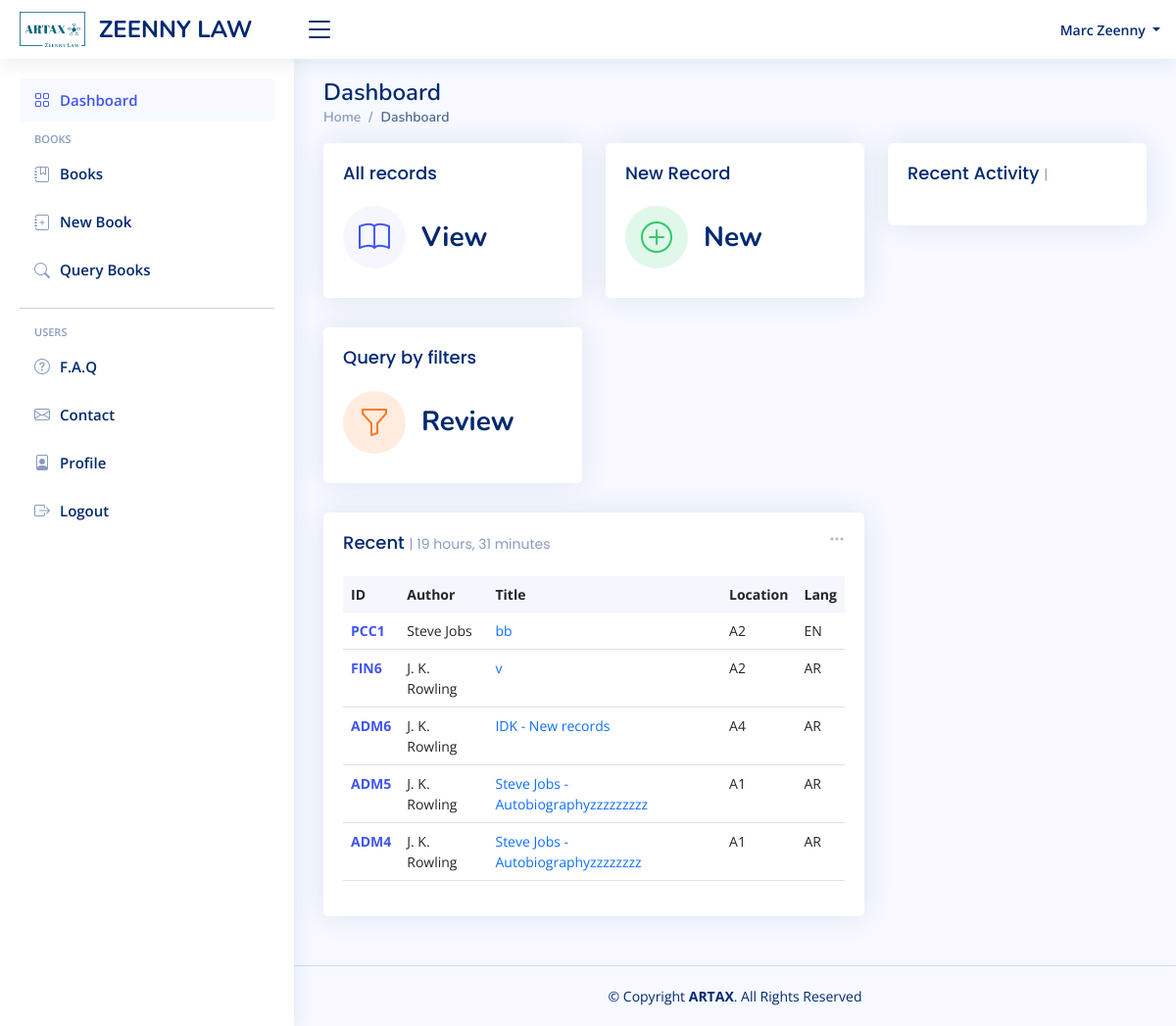
The page / (signed in) on the database its author committed.
### artax/models.py (models this page shows, shortened)
class User(AbstractUser):
    email = models.EmailField(blank=True, unique=True, validators=[EmailValidator(
        message="Please enter a valid email address.")])
    about = models.TextField()
    job = models.CharField(max_length=200)
    address = models.TextField()
    phone = PhoneNumberField(null=True, region="LB")
    date_of_registration = models.DateField(default=datetime.today)
    twitter_url = models.URLField(default="#")
    facebook_url = models.URLField(default="#")
    insta_url = models.URLField(default="#")
    linkedin_url = models.URLField(default="#")
    def get_full_name(self):
        return f"{self.first_name} {self.last_name}".strip()

class Book(models.Model, DirtyFieldsMixin):
    lib_id = models.CharField(max_length=50, default="ABC123")
    author = models.ForeignKey("Author", models.PROTECT, related_name="book")
    title = models.CharField(max_length=250)
    subject = models.TextField(null=True)
    type = models.ForeignKey("Type", models.PROTECT, related_name="book")
    section = models.CharField(max_length=250)
    location = models.ForeignKey("Location", models.PROTECT, related_name="book", null=True)
    publisher = models.CharField(max_length=250)
    publishing_date = models.CharField(max_length=250, null=True)
    purchase_date = models.DateField(null=True, blank=True)
    summary = models.FileField(upload_to=functools.partial(custom_cover_filename, object="summary"), blank=True, null=True)
    cover = models.ImageField(upload_to=functools.partial(custom_cover_filename, object="cover"), blank=True, null=True)
    isbn = models.CharField(max_length=14, blank=True, null=True)
    number_of_copies = models.IntegerField()
    language = models.ForeignKey("Language", models.SET_NULL, related_name="book", null=True)
    date_of_registration = models.DateField(default=datetime.today)
    registrator = models.ForeignKey(User, models.SET_NULL, null=True, related_name="book_registrator")
    last_editor = models.ForeignKey(User, models.SET_NULL, null=True, related_name="book_latest_editor")
    last_edit_time = models.DateTimeField()

class Author(models.Model):
    name = models.CharField(max_length=200)

class Location(models.Model):
    code = models.CharField(max_length=200)

class Language(models.Model):
    name = models.CharField(max_length=250)
    code = models.CharField(max_length=3)

### artax/views.py (the view, shortened to what this page needs)
# urls.py: path("", views.index, name="index"),
def index(request):
    books = Book.objects.all().order_by('id')[::-1]
    last_books = books[:5]
    context = {'latest_books': last_books, 'logs': []}
    with open(book_logger.handlers[0].baseFilename, 'r') as logs:
        log_lines = logs.readlines()
    return render(request, "artax/dashboard.html", context)

### artax/templatetags/custom_tags.py (called while the page is built)
@register.simple_tag(takes_context=True)
def nav_link(context, link, text, icon):
    if context['request'].resolver_match.view_name.endswith(link):
        nav_class = 'nav-item'
        link_class = 'nav-link'
    else:
        nav_class = 'nav-item collapsed'
        link_class = 'nav-link collapsed'
    url = context['request'].build_absolute_uri(reverse(link))
    return mark_safe(f"""<li class="{nav_class}"><a class="{link_class}" href="{url}"><i class="bi bi-{icon}"></i><span>{text}</span></a></li>""")

### artax/templates/artax/dashboard.html (shortened to what this page needs)
{% extends "artax/layout.html" %}
{% load static %}
{% load humanize %}
{% block content %}
  <main id="main" class="main">
    <div class="pagetitle">
      <h1>Dashboard</h1>
      <nav>
        <ol class="breadcrumb">
          <li class="breadcrumb-item"><a href="{% url 'index' %}">Home</a></li>
          <li class="breadcrumb-item active">Dashboard</li>
        </ol>
      </nav>
    </div>
    <section class="section dashboard">
      <div class="row">
        <div class="col-lg-8">
          <div class="row">
            <div class="col-xxl-4 col-md-6" onclick="window.location.href='{% url 'all_books' %}'" style="cursor: pointer">
              <div class="card info-card sales-card">
                <div class="card-body">
                  <h5 class="card-title">All records</h5>
                  <div class="d-flex align-items-center">
                    <div class="card-icon rounded-circle d-flex align-items-center justify-content-center">
                      <i class="bi bi-book"></i>
                    </div>
                    <div class="ps-3">
                      <h6>View</h6>
                    </div>
                  </div>
                </div>
              </div>
            </div>
            <div class="col-xxl-4 col-md-6" onclick="window.location.href='{% url 'new_book' %}'" style="cursor: pointer">
              <div class="card info-card revenue-card">
                <div class="card-body">
                  <h5 class="card-title">New Record</h5>
                  <div class="d-flex align-items-center">
                    <div class="card-icon rounded-circle d-flex align-items-center justify-content-center">
                      <i class="bi bi-plus-circle"></i>
                    </div>
                    <div class="ps-3">
                      <h6>New</h6>
                    </div>
                  </div>
                </div>
              </div>
            </div>
            <div class="col-xxl-4 col-md-6" onclick="window.location.href='{% url 'book_queries' %}'" style="cursor: pointer">
              <div class="card info-card customers-card">
                <div class="card-body">
                  <h5 class="card-title">Query by filters</h5>
                  <div class="d-flex align-items-center">
                    <div class="card-icon rounded-circle d-flex align-items-center justify-content-center">
                      <i class="bi bi-funnel"></i>
                    </div>
                    <div class="ps-3">
                      <h6>Review</h6>
                    </div>
                  </div>
                </div>
              </div>
            </div>
            <div class="col-12">
              <div class="card recent-sales overflow-auto">
                <div class="filter">
                  <a class="icon" href="#" data-bs-toggle="dropdown"><i class="bi bi-three-dots"></i></a>
                </div>
                <div class="card-body">
                {% with latest_books.0 as book %}
                  <h5 class="card-title">Recent <span>| {{ book.date_of_registration|timesince }} </span></h5>
                {% endwith %}
                  <table class="table datatable">
                    <thead>
                      <tr>
                        <th scope="col">ID</th>
                        <th scope="col">Author</th>
                        <th scope="col">Title</th>
                        <th scope="col">Location</th>
                        <th scope="col">Lang</th>
                      </tr>
                    </thead>
                    <tbody>
                    {% for book in latest_books %}
                      <tr  class="clickable" onclick="window.location='{% url 'show_book' book_id=book.id %}'" style="cursor: pointer;">
                        <th scope="row"><a href="{% url 'show_book' book_id=book.id %}">{{ book.lib_id }}</a></th>
                        <td>{{ book.author.name }}</td>
                        <td><a href="#" class="text-primary">{{ book.title }}</a></td>
                        <td>{{ book.location.code }}</td>
                        <td>{{ book.language.code }}</td>
                      </tr>
                    {% endfor %}
                    </tbody>
                  </table>
                </div>
              </div>
            </div>
          </div>
        </div>
      {% if user.is_authenticated %}
        <div class="col-lg-4">
          <div class="card">
            <div class="card-body">
                {% with logs.0 as latest_log %}
                  <h5 class="card-title">Recent Activity <span>| {{ latest_log.time|timesince }}</span></h5>
                {% endwith %}
            </div>
          </div>
        </div>
        {% endif %}
      </div>
    </section>
  </main>
{% endblock %}

### artax/templates/artax/layout.html (shortened to what this page needs)
{% load custom_tags %}
{% load static %}
<!DOCTYPE html>
<html lang="en">
<head>
    {% block head %}
    <link href="{% static 'artax/vendor/bootstrap/css/bootstrap.min.css' %}" rel="stylesheet">
    <link href="{% static 'artax/vendor/bootstrap-icons/bootstrap-icons.css' %}" rel="stylesheet">
    <link href="{% static 'artax/vendor/remixicon/remixicon.css'%}" rel="stylesheet">
    <link href="{% static 'artax/vendor/simple-datatables/style.css'%}" rel="stylesheet">
    <link href="{% static 'artax/css/style.css'%}" rel="stylesheet">
    {% endblock %}
</head>
<body>
{% block header %}
<header id="header" class="header fixed-top d-flex align-items-center">
    <div class="d-flex align-items-center justify-content-between">
        <a href="{% url 'index' %}" class="logo d-flex align-items-center" >
            <img src="{% static 'artax/img/png/logo.png' %}" style="height: 40px;" alt="">&nbsp;&nbsp;
            <span class="d-none d-lg-block">ZEENNY LAW </span>
        </a>
        <i class="bi bi-list toggle-sidebar-btn"></i>
    </div>
    <nav class="header-nav ms-auto">
        <ul class="d-flex align-items-center">
            {% if user.is_authenticated %}
            <li class="nav-item dropdown pe-3">
                <a class="nav-link nav-profile d-flex align-items-center pe-0" href="#" data-bs-toggle="dropdown">
                    <span class="d-none d-md-block dropdown-toggle ps-2">{{ user.get_full_name }} </span>
                </a>
            </li>
            {% else %}
            <li class="nav-item pe-4">
                <a class="nav-link nav-profile d-flex align-items-center pe-0" href="{% url 'login' %}">
                    <span class="d-none d-md-block ps-2">Login to access Artax&trade; features&nbsp;<i class="bi bi-box-arrow-in-right"></i></span>
                </a>
            </li>
            {% endif %}
        </ul>
    </nav>
</header>
{% endblock %}
{% block sidebar %}
<aside id="sidebar" class="sidebar">
    <ul class="sidebar-nav collapsed" id="sidebar-nav">
        {% nav_link 'index' 'Dashboard ' 'grid' %}
        <li class="nav-heading">Books</li>
        {% nav_link 'all_books' 'Books' 'journal-bookmark' %}
        {% nav_link 'new_book' 'New Book' 'journal-plus' %}
        {% nav_link 'book_queries' 'Query Books ' 'search' %}
        <hr>
        <li class="nav-heading">Users</li>
        {% nav_link 'faq' 'F.A.Q' 'question-circle'%}
        {% nav_link 'contact' 'Contact' 'envelope' %}
        {% if user.is_authenticated %}
            {% nav_link 'profile' 'Profile ' 'file-person' %}
            {% nav_link 'logout' 'Logout' 'box-arrow-right' %}
        {% endif %}
    </ul>
</aside>
{% endblock%}
{% block content %}{% endblock %}
{% block footer %}
<footer id="footer" class="footer">
    <div class="copyright">
        &copy; Copyright <strong><span>ARTAX</span></strong>. All Rights Reserved
    </div>
</footer>
</body>
</html>
{% endblock %}

### artax/static/artax/css/style.css (style rules this page uses)
:root { scroll-behavior: smooth; }
body { font-family: "Open Sans", sans-serif; background: #f6f9ff; color: #444444; }
a { color: #4154f1; text-decoration: none; }
h1, h2, h3, h4, h5, h6 { font-family: "Nunito", sans-serif; }
#main { margin-top: 60px; padding: 20px 30px; transition: all 0.3s; }
.pagetitle { margin-bottom: 10px; }
.pagetitle h1 { font-size: 24px; margin-bottom: 0; font-weight: 600; color: #012970; }
.card { margin-bottom: 30px; border: none; border-radius: 5px; box-shadow: 0px 0 30px rgba(1, 41, 112, 0.1); }
.card-title { padding: 20px 0 15px 0; font-size: 18px; font-weight: 500; color: #012970; font-family: "Poppins", sans-serif; }
.card-title span { color: #899bbd; font-size: 14px; font-weight: 400; }
.card-body { padding: 0 20px 20px 20px; }
.breadcrumb { font-size: 14px; font-family: "Nunito", sans-serif; color: #899bbd; font-weight: 600; }
.breadcrumb a { color: #899bbd; transition: 0.3s; }
.breadcrumb .breadcrumb-item::before { color: #899bbd; }
.breadcrumb .active { color: #51678f; font-weight: 600; }
.logo { line-height: 1; }
@media (min-width: 1200px) { .logo { width: 280px; } }
.logo img { max-height: 36px; margin-right: 6px; }
.logo span { font-size: 24px; font-weight: 700; color: #012970; font-family: "Nunito", sans-serif; }
.header { transition: all 0.5s; z-index: 997; height: 60px; box-shadow: 0px 2px 20px rgba(1, 41, 112, 0.1); background-color: #fff; padding-left: 20px; }
.header .toggle-sidebar-btn { font-size: 32px; padding-left: 10px; cursor: pointer; color: #012970; }
.header-nav ul { list-style: none; }
.header-nav>ul { margin: 0; padding: 0; }
.header-nav .nav-profile { color: #012970; }
.header-nav .nav-profile span { font-size: 14px; font-weight: 600; }
.sidebar { position: fixed; top: 60px; left: 0; bottom: 0; width: 300px; z-index: 996; transition: all 0.3s; padding: 20px; overflow-y: auto; scrollbar-width: thin; scrollbar-color: #aab7cf transparent; box-shadow: 0px 0px 20px rgba(1, 41, 112, 0.1); background-color: #fff; }
@media (min-width: 1200px) { #main, #footer { margin-left: 300px; } }
.sidebar-nav { padding: 0; margin: 0; list-style: none; }
.sidebar-nav li { padding: 0; margin: 0; list-style: none; }
.sidebar-nav .nav-item { margin-bottom: 5px; }
.sidebar-nav .nav-heading { font-size: 11px; text-transform: uppercase; color: #899bbd; font-weight: 600; margin: 10px 0 5px 15px; }
.sidebar-nav .nav-link { display: flex; align-items: center; font-size: 15px; font-weight: 600; color: #4154f1; transition: 0.3; background: #f6f9ff; padding: 10px 15px; border-radius: 4px; }
.sidebar-nav .nav-link i { font-size: 16px; margin-right: 10px; color: #4154f1; }
.sidebar-nav .nav-link.collapsed { color: #012970; background: #fff; }
.sidebar-nav .nav-link.collapsed i { color: #899bbd; }
.dashboard .filter { position: absolute; right: 0px; top: 15px; }
.dashboard .filter .icon { color: #aab7cf; padding-right: 20px; padding-bottom: 5px; transition: 0.3s; font-size: 16px; }
.dashboard .info-card { padding-bottom: 10px; }
.dashboard .info-card h6 { font-size: 28px; color: #012970; font-weight: 700; margin: 0; padding: 0; }
.dashboard .card-icon { font-size: 32px; line-height: 0; width: 64px; height: 64px; flex-shrink: 0; flex-grow: 0; }
.dashboard .sales-card .card-icon { color: #4154f1; background: #f6f6fe; }
.dashboard .revenue-card .card-icon { color: #2eca6a; background: #e0f8e9; }
.dashboard .customers-card .card-icon { color: #ff771d; background: #ffecdf; }
.dashboard .recent-sales { font-size: 14px; }
.dashboard .recent-sales .table thead { background: #f6f6fe; }
.dashboard .recent-sales .table thead th { border: 0; }
.footer { padding: 20px 0; font-size: 14px; transition: all 0.3s; border-top: 1px solid #cddfff; }
.footer .copyright { text-align: center; color: #012970; }

### rows shown on the page
User: get_full_name "Marc Zeenny"
Book: date_of_registration "19 hours, 31 minutes", lib_id "PCC1", author.name "Steve Jobs", title "bb", location.code "A2", language.code "EN"
Book: lib_id "FIN6", author.name "J. K. Rowling", title "v", location.code "A2", language.code "AR"
Book: lib_id "ADM6", author.name "J. K. Rowling", title "IDK - New records", location.code "A4", language.code "AR"
Book: lib_id "ADM5", author.name "J. K. Rowling", title "Steve Jobs - Autobiographyzzzzzzzzz", location.code "A1", language.code "AR"
Book: lib_id "ADM4", author.name "J. K. Rowling", title "Steve Jobs - Autobiographyzzzzzzzz", location.code "A1", language.code "AR"
